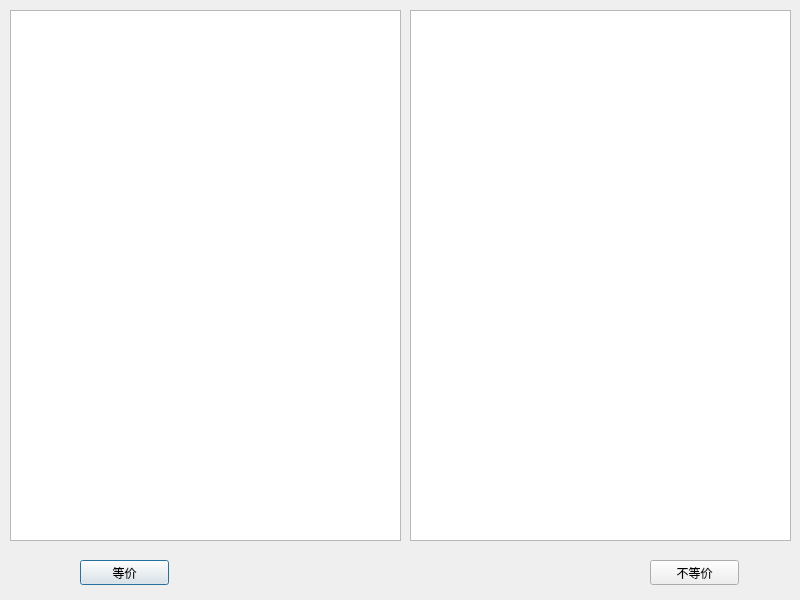
<?xml version="1.0" encoding="UTF-8"?>
<ui version="4.0">
 <class>FileShow</class>
 <widget class="QDialog" name="FileShow">
  <property name="geometry">
   <rect>
    <x>0</x>
    <y>0</y>
    <width>800</width>
    <height>600</height>
   </rect>
  </property>
  <property name="windowTitle">
   <string>Dialog</string>
  </property>
  <widget class="QTextEdit" name="FirstProg">
   <property name="geometry">
    <rect>
     <x>10</x>
     <y>10</y>
     <width>391</width>
     <height>531</height>
    </rect>
   </property>
   <property name="sizeAdjustPolicy">
    <enum>QAbstractScrollArea::AdjustToContents</enum>
   </property>
   <property name="lineWrapMode">
    <enum>QTextEdit::NoWrap</enum>
   </property>
  </widget>
  <widget class="QTextEdit" name="SecondProg">
   <property name="geometry">
    <rect>
     <x>410</x>
     <y>10</y>
     <width>381</width>
     <height>531</height>
    </rect>
   </property>
   <property name="sizeAdjustPolicy">
    <enum>QAbstractScrollArea::AdjustToContents</enum>
   </property>
   <property name="lineWrapMode">
    <enum>QTextEdit::NoWrap</enum>
   </property>
  </widget>
  <widget class="QPushButton" name="EqualBtn">
   <property name="geometry">
    <rect>
     <x>80</x>
     <y>560</y>
     <width>89</width>
     <height>25</height>
    </rect>
   </property>
   <property name="text">
    <string>等价</string>
   </property>
  </widget>
  <widget class="QPushButton" name="InequalBtn">
   <property name="geometry">
    <rect>
     <x>650</x>
     <y>560</y>
     <width>89</width>
     <height>25</height>
    </rect>
   </property>
   <property name="text">
    <string>不等价</string>
   </property>
  </widget>
 </widget>
 <resources/>
 <connections/>
</ui>
